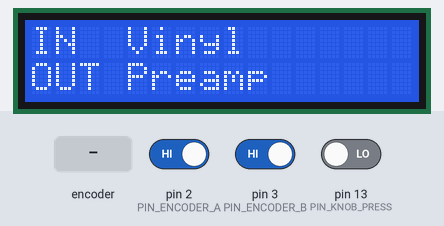
The sketch below on a simulated Arduino Uno, built with avr-gcc and run on an emulated ATmega328P. On the bench: 16×2 character LCD. The test bench sets the inputs (shaded band); at power-on: pin 13 (PIN_KNOB_PRESS) LOW, pin 2 (PIN_ENCODER_A) HIGH, pin 3 (PIN_ENCODER_B) HIGH.

Above: at 1.2 s.
1.3 s: rotary encoder on pin 2 (PIN_ENCODER_A) / pin 3 (PIN_ENCODER_B) turned 3 steps (first pin leading)
At 2.5 s:
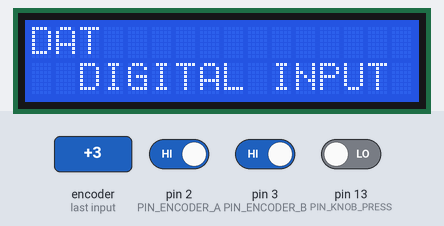
3.4 s: pin 13 (PIN_KNOB_PRESS) driven HIGH
At 4.6 s:
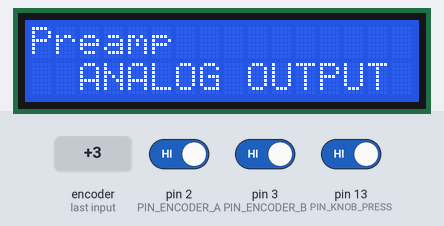
4.9 s: rotary encoder on pin 2 (PIN_ENCODER_A) / pin 3 (PIN_ENCODER_B) turned 3 steps (first pin leading)
At 6.5 s:
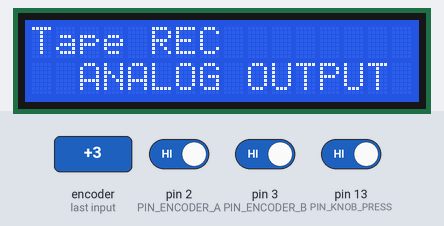
Timing chart, 0 to 8.0 s (numbered marks = the images above; inputs shaded):
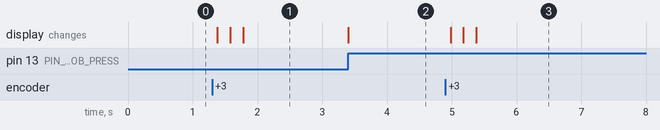

The sketch:

ui_display_knob.ino
```cpp
#include <LiquidCrystal.h>
LiquidCrystal lcd(12, 11, 5, 4, 9, 8);

#define PIN_ENCODER_A 2
#define PIN_ENCODER_B 3
// see https://www.arduino.cc/en/Reference/PortManipulation
#define PORT_REGISTER PIND

static uint8_t enc_prev_pos = 0;
static uint8_t enc_flags    = 0;

#define BOARD_ANALOG 0
#define BOARD_DIGITAL 1
#define TOTAL_INPUTS 8
#define TOTAL_OUTPUTS 4

#define PIN_KNOB_PRESS 13

#define ANALOG_SWITCH_PINA A3
#define ANALOG_SWITCH_PINB A4
#define ANALOG_SWITCH_PINC A5

typedef struct {
  bool is_digital;
  String name;
  byte board;
  byte board_input;
} audio_input;

typedef struct {
  String name;
  byte board_output;
} audio_output;

audio_input inputs[8];
byte selected_input = 0;

audio_output outputs[4];
byte selected_output = 0;

int knob_pressed_state = 0;
int knob_pressed_state_prev = 0;
bool is_showing_inputs = true;

#define STATUS_TIMEOUT_SEC 3
bool is_showing_status = true;
byte in_selection_counter = 0;

void initAnalogInputs() {
  inputs[0].is_digital = false;
  inputs[0].name = "Vinyl";
  inputs[0].board = BOARD_ANALOG;
  inputs[0].board_input = 0;

  inputs[1].is_digital = false;
  inputs[1].name = "Tape";
  inputs[1].board = BOARD_ANALOG;
  inputs[1].board_input = 1;

  inputs[2].is_digital = false;
  inputs[2].name = "Reel";
  inputs[2].board = BOARD_ANALOG;
  inputs[2].board_input = 2;

  inputs[3].is_digital = false;
  inputs[3].name = "CD Analog";
  inputs[3].board = BOARD_ANALOG;
  inputs[3].board_input = 3;
}

void initDigitalInputs() {
  inputs[4].is_digital = true;
  inputs[4].name = "Sonos";
  inputs[4].board = BOARD_DIGITAL;
  inputs[4].board_input = 0;

  inputs[5].is_digital = true;
  inputs[5].name = "DAT";
  inputs[5].board = BOARD_DIGITAL;
  inputs[5].board_input = 1;

  inputs[6].is_digital = true;
  inputs[6].name = "CD Digital";
  inputs[6].board = BOARD_DIGITAL;
  inputs[6].board_input = 2;

  inputs[7].is_digital = true;
  inputs[7].name = "Minidisc";
  inputs[7].board = BOARD_DIGITAL;
  inputs[7].board_input = 3;
}

void initOutputs() {
  outputs[0].name = "Preamp";
  outputs[0].board_output = 0;

  outputs[1].name = "Tape REC";
  outputs[1].board_output = 1;

  outputs[2].name = "Reel REC";
  outputs[2].board_output = 2;

  outputs[3].name = "Minidisc REC";
  outputs[3].board_output = 3;
}

void initAnalogSwitch() {
  pinMode(ANALOG_SWITCH_PINA, OUTPUT);
  pinMode(ANALOG_SWITCH_PINB, OUTPUT);
  pinMode(ANALOG_SWITCH_PINC, OUTPUT);

  digitalWrite(ANALOG_SWITCH_PINA, HIGH);
  digitalWrite(ANALOG_SWITCH_PINB, LOW);
  digitalWrite(ANALOG_SWITCH_PINC, HIGH);
}

void display_selected_type() {
  lcd.clear();
  if (is_showing_inputs) {
    lcd.print(inputs[selected_input].name);
    lcd.setCursor(0, 1);
    lcd.print(inputs[selected_input].is_digital ? "  DIGITAL INPUT" : "  ANALOG INPUT");
  } else {
    lcd.print(outputs[selected_output].name);
    lcd.setCursor(0, 1);
    lcd.print("  ANALOG OUTPUT");
  }

  is_showing_status = false;
  in_selection_counter = 0;
}

void toggle_selection(bool is_left) {
  if (is_showing_inputs) {
    if (is_left) {
      selected_input = ((selected_input - 1) + TOTAL_INPUTS) % TOTAL_INPUTS;
    } else {
      selected_input = (selected_input + 1) % TOTAL_INPUTS;
    }
  } else {
    if (is_left) {
      selected_output = ((selected_output - 1) + TOTAL_OUTPUTS) % TOTAL_OUTPUTS;
    } else {
      selected_output = (selected_output + 1) % TOTAL_OUTPUTS;
    }
  }
}

void display_status() {
  lcd.clear();
  lcd.print("IN  " + inputs[selected_input].name);
  lcd.setCursor(0, 1);
  lcd.print("OUT " + outputs[selected_output].name);
}

void setup_timer() {
  TCCR1A = 0;// set entire TCCR1A register to 0
  TCCR1B = 0;// same for TCCR1B
  TCNT1  = 0;//initialize counter value to 0
  // set compare match register for 1hz increments
  OCR1A = 15624;// = (16*10^6) / (1*1024) - 1 (must be <65536)
  // turn on CTC mode
  TCCR1B |= (1 << WGM12);
  // Set CS10 and CS12 bits for 1024 prescaler
  TCCR1B |= (1 << CS12) | (1 << CS10);
  // enable timer compare interrupt
  TIMSK1 |= (1 << OCIE1A);
}

// timer1 executed every second
ISR(TIMER1_COMPA_vect) {
  if (is_showing_status) {
    return;
  }

  in_selection_counter += 1;

  if (in_selection_counter > STATUS_TIMEOUT_SEC) {
    is_showing_status = true;
    display_status();
  }
}

void setup() {
  cli();

  initAnalogInputs();

  initDigitalInputs();

  initOutputs();

  setup_timer();

  lcd.begin(16, 2);

//  display_selected_type();
  display_status();

  pinMode(PIN_KNOB_PRESS, INPUT);

  // see https://www.arduino.cc/en/Tutorial/Foundations/AnalogInputPins
  pinMode(PIN_ENCODER_A, INPUT_PULLUP);
  pinMode(PIN_ENCODER_B, INPUT_PULLUP);

  if (digitalRead(PIN_ENCODER_A) == LOW) {
    enc_prev_pos |= (1 << 0);
  }
  if (digitalRead(PIN_ENCODER_B) == LOW) {
    enc_prev_pos |= (1 << 1);
  }

   Serial.begin(9600);

   sei();
}

void loop() {
  knob_pressed_state = digitalRead(PIN_KNOB_PRESS);

  if (knob_pressed_state != knob_pressed_state_prev && knob_pressed_state == HIGH) {
    is_showing_inputs = !is_showing_inputs;
    display_selected_type();
    delay(100);
  }

  knob_pressed_state_prev = knob_pressed_state;

  int8_t enc_action = 0; // 1 or -1 if moved, sign is direction

  uint8_t enc_cur_pos = 0;

  // read in the encoder state first
  //
  // digitalRead() is not fast enough
  if (bit_is_clear(PORT_REGISTER, PIN_ENCODER_A)) {
    enc_cur_pos |= (1 << 0);
  }
  if (bit_is_clear(PORT_REGISTER, PIN_ENCODER_B)) {
    enc_cur_pos |= (1 << 1);
  }

  // if any rotation at all
  if (enc_cur_pos != enc_prev_pos) {
    if (enc_prev_pos == 0x00) {
      // this is the first edge
      if (enc_cur_pos == 0x01) {
        enc_flags |= (1 << 0);
      } else if (enc_cur_pos == 0x02) {
        enc_flags |= (1 << 1);
      }
    }

    if (enc_cur_pos == 0x03) {
      // this is when the encoder is in the middle of a "step"
      enc_flags |= (1 << 4);
    } else if (enc_cur_pos == 0x00) {
      // this is the final edge
      if (enc_prev_pos == 0x02) {
        enc_flags |= (1 << 2);
      } else if (enc_prev_pos == 0x01) {
        enc_flags |= (1 << 3);
      }

      // check the first and last edge
      // or maybe one edge is missing, if missing then require the middle state
      // this will reject bounces and false movements
      if (bit_is_set(enc_flags, 0) && (bit_is_set(enc_flags, 2) || bit_is_set(enc_flags, 4))) {
        enc_action = 1;
      } else if (bit_is_set(enc_flags, 2) && (bit_is_set(enc_flags, 0) || bit_is_set(enc_flags, 4))) {
        enc_action = 1;
      } else if (bit_is_set(enc_flags, 1) && (bit_is_set(enc_flags, 3) || bit_is_set(enc_flags, 4))) {
        enc_action = -1;
      } else if (bit_is_set(enc_flags, 3) && (bit_is_set(enc_flags, 1) || bit_is_set(enc_flags, 4))) {
        enc_action = -1;
      }

      enc_flags = 0; // reset for next time
    }
  }

  enc_prev_pos = enc_cur_pos;

  if (enc_action > 0) {
    toggle_selection(true);
    display_selected_type();
  } else if (enc_action < 0) {
    toggle_selection(false);
    display_selected_type();
  }
}
```

Measured:
- after the input at 1.3 s, the display: first changes after 0.08 s (image 1 shows a later state)
- after the input at 3.4 s, the display: changes at once (image 2)
- after the input at 4.9 s, the display: first changes after 0.08 s (image 3 shows a later state)
